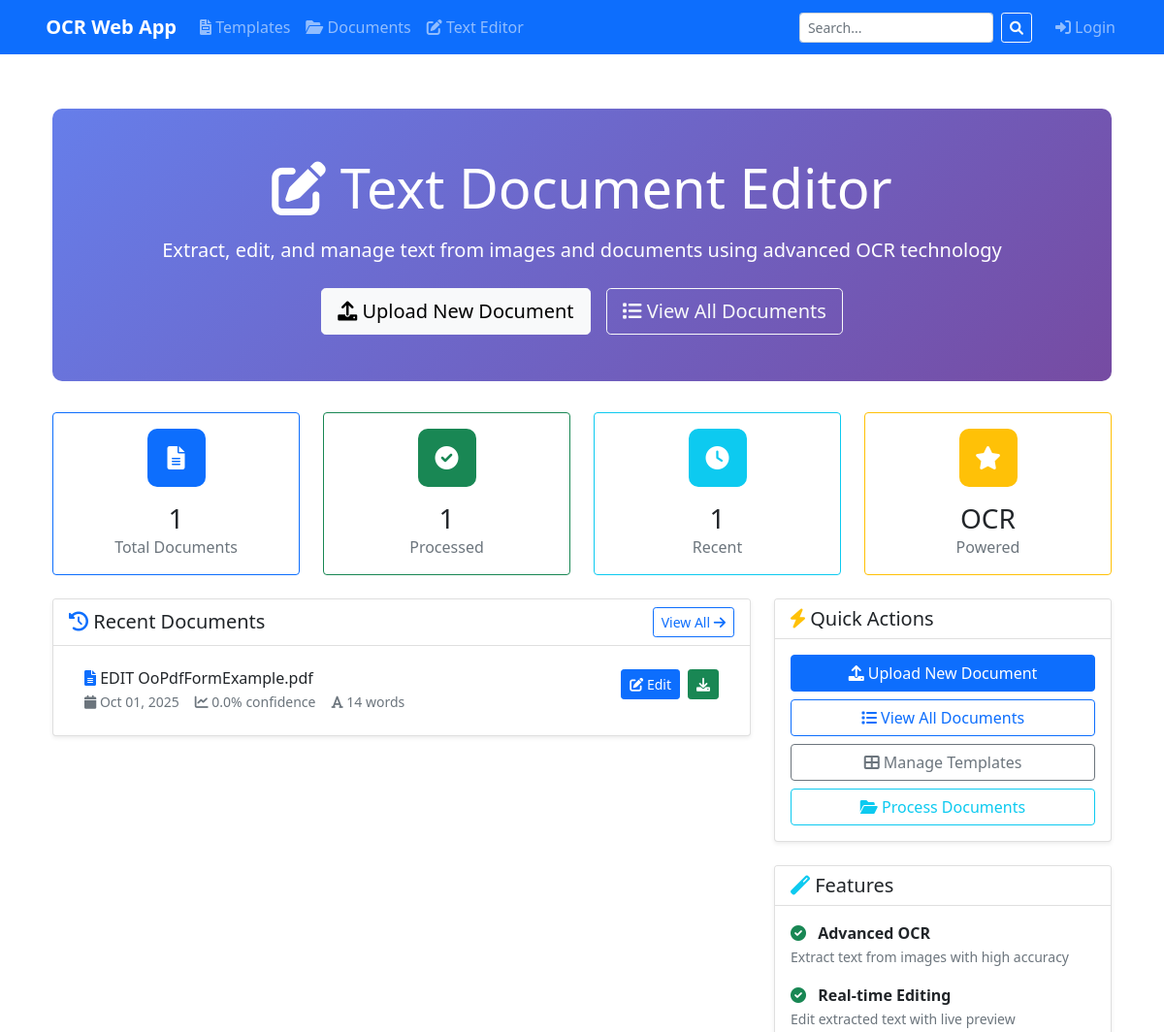
/editor/ (upper part), run on an earlier commit of the app's database.
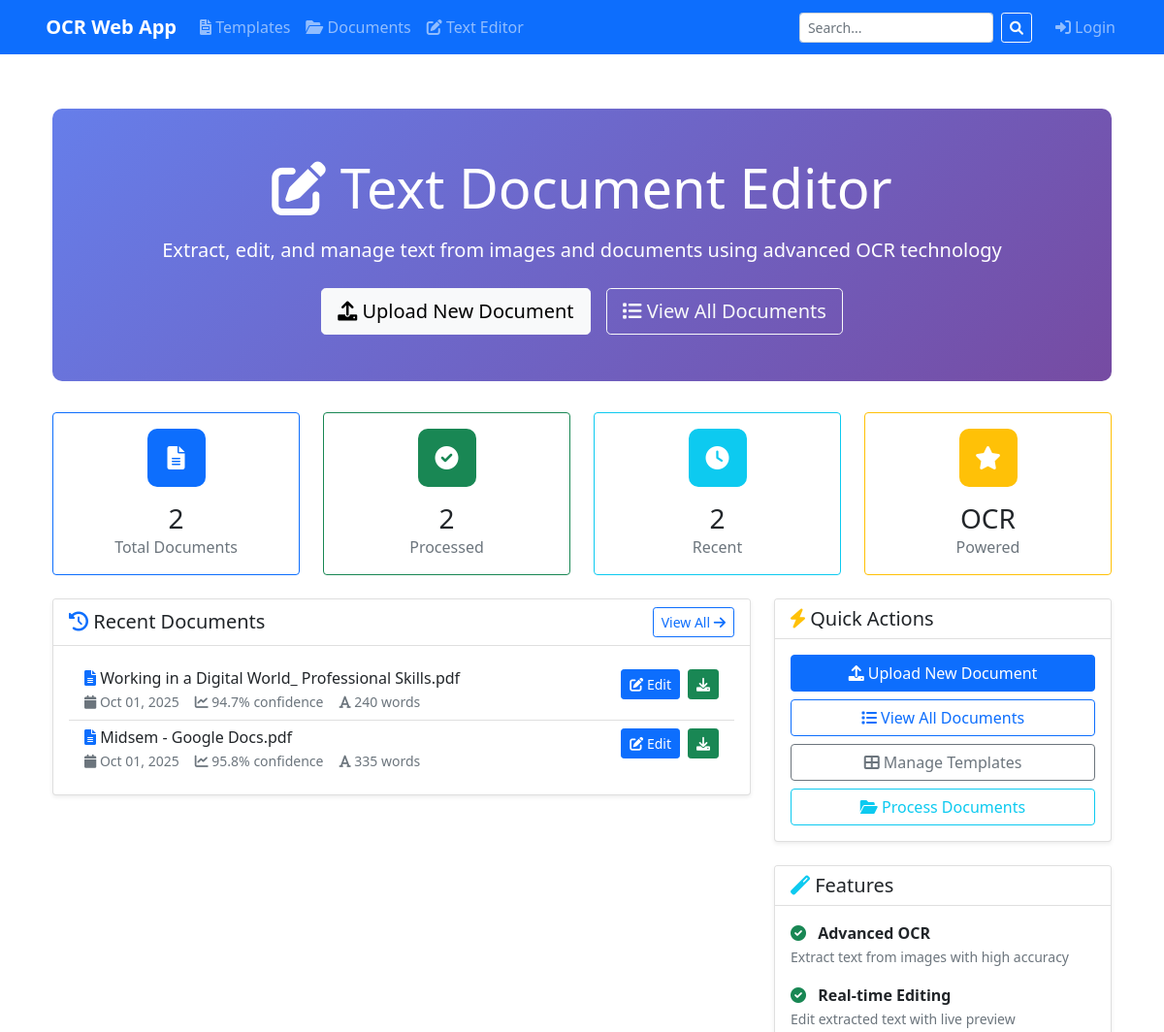
And on a later commit of the database.
### editor/models.py (models this page shows, shortened)
class TextDocument(models.Model):
    PROCESSING_STATUS_CHOICES = [
        ('pending', 'Pending'),
        ('processing', 'Processing'),
        ('completed', 'Completed'),
        ('failed', 'Failed'),
    ]
    title = models.CharField(max_length=200)
    original_file = models.FileField(upload_to='uploads/editor/', blank=True, null=True)
    extracted_text = models.TextField(blank=True)
    confidence_score = models.FloatField(default=0.0)
    processing_status = models.CharField(
        max_length=20,
        choices=PROCESSING_STATUS_CHOICES,
        default='pending'
    )
    created_at = models.DateTimeField(default=timezone.now)
    updated_at = models.DateTimeField(auto_now=True)
    class Meta:
        ordering = ['-created_at']
        verbose_name = 'Text Document'
        verbose_name_plural = 'Text Documents'
    @property
    def word_count(self):
        return len(self.extracted_text.split()) if self.extracted_text else 0

### editor/views.py (the view)
# urls.py: path('', views.editor_home, name='editor_home'),
def editor_home(request):
    recent_documents = TextDocument.objects.order_by('-created_at')[:5]
    context = {
        'recent_documents': recent_documents,
        'total_documents': TextDocument.objects.count(),
    }
    return render(request, 'editor/editor_home.html', context)

### templates/editor/editor_home.html (shortened to what the changed rows need)
{% extends 'base/base.html' %}
{% load static %}
{% block content %}
<div class="container-fluid py-4">
    <div class="hero-section text-center">
        <h1 class="display-4 mb-3">
            <i class="fas fa-edit"></i> Text Document Editor
        </h1>
    </div>
    <div class="row g-4 mb-4">
        <div class="col-md-3">
            <div class="card stat-card border-primary h-100">
                <div class="card-body text-center">
                    <div class="feature-icon bg-primary text-white mx-auto mb-3">
                        <i class="fas fa-file-alt"></i>
                    </div>
                    <h3 class="mb-0">{{ total_documents }}</h3>
                    <p class="text-muted mb-0">Total Documents</p>
                </div>
            </div>
        </div>
        <div class="col-md-3">
            <div class="card stat-card border-success h-100">
                <div class="card-body text-center">
                    <div class="feature-icon bg-success text-white mx-auto mb-3">
                        <i class="fas fa-check-circle"></i>
                    </div>
                    <h3 class="mb-0">{{ total_documents }}</h3>
                    <p class="text-muted mb-0">Processed</p>
                </div>
            </div>
        </div>
        <div class="col-md-3">
            <div class="card stat-card border-info h-100">
                <div class="card-body text-center">
                    <div class="feature-icon bg-info text-white mx-auto mb-3">
                        <i class="fas fa-clock"></i>
                    </div>
                    <h3 class="mb-0">{{ recent_documents|length }}</h3>
                    <p class="text-muted mb-0">Recent</p>
                </div>
            </div>
        </div>
    </div>
    <div class="row">
        <div class="col-lg-8">
            <div class="card shadow-sm mb-4">
                <div class="card-body">
                    {% if recent_documents %}
                        <div class="list-group list-group-flush">
                            {% for document in recent_documents %}
                            <div class="list-group-item recent-document">
                                <div class="d-flex justify-content-between align-items-start">
                                    <div class="flex-grow-1">
                                        <h6 class="mb-1">
                                            <i class="fas fa-file-alt text-primary"></i>
                                            {{ document.title }}
                                        </h6>
                                        <div class="d-flex gap-3 text-muted small">
                                            <span>
                                                <i class="fas fa-calendar"></i>
                                                {{ document.created_at|date:"M d, Y" }}
                                            </span>
                                            <span>
                                                <i class="fas fa-chart-line"></i>
                                                {{ document.confidence_score|floatformat:1 }}% confidence
                                            </span>
                                            <span>
                                                <i class="fas fa-font"></i>
                                                {{ document.word_count }} words
                                            </span>
                                        </div>
                                    </div>
                                    <div class="d-flex gap-2">
                                        <a href="{% url 'editor:edit_text_document' document.id %}"
                                           class="btn btn-sm btn-primary">
                                            <i class="fas fa-edit"></i> Edit
                                        </a>
                                        <a href="{% url 'editor:export_text_document' document.id %}"
                                           class="btn btn-sm btn-success">
                                            <i class="fas fa-download"></i>
                                        </a>
                                    </div>
                                </div>
                            </div>
                            {% endfor %}
                        </div>
                    {% endif %}
                </div>
            </div>
        </div>
    </div>
</div>
{% endblock %}

What changed in the data, as far as the page shows it:
removed TextDocument: title "EDIT OoPdfFormExample.pdf", created_at "Oct 01, 2025", confidence_score "0.0", word_count "14"
added TextDocument: title "Working in a Digital World_ Professional Skills.pdf", created_at "Oct 01, 2025", confidence_score "94.7", word_count "240"
added TextDocument: title "Midsem - Google Docs.pdf", created_at "Oct 01, 2025", confidence_score "95.8", word_count "335"
Also different on the page:
{{ total_documents }}: "1" → "2"
{{ recent_documents|length }}: "1" → "2"
